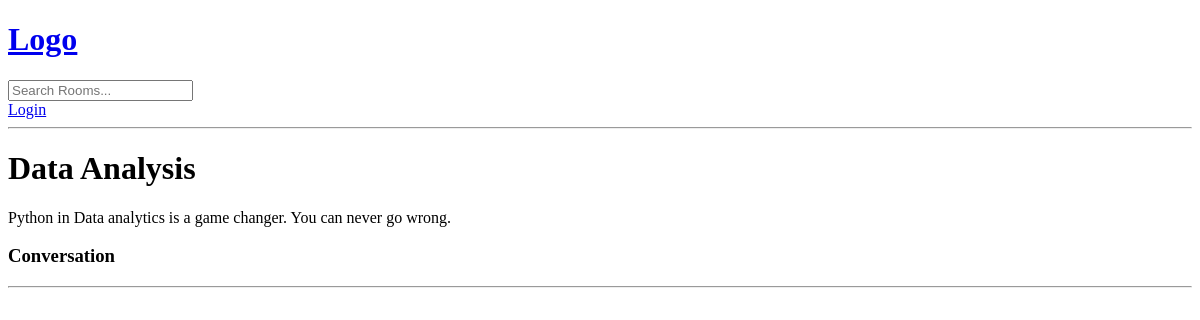
Before: /room/7/ with the older database file.
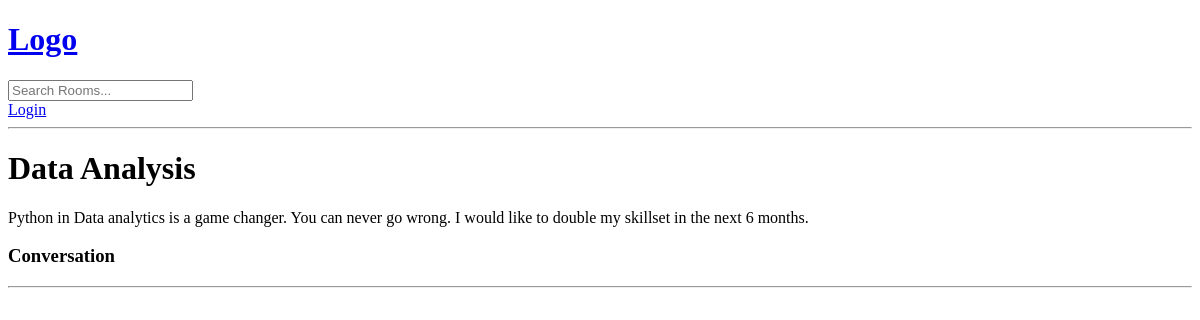
After: the same page with the newer database file.
### base/models.py (models this page shows, shortened)
class Room(models.Model):
    host = models.ForeignKey(User, on_delete=models.SET_NULL, null=True)
    topic = models.ForeignKey(Topic, on_delete=models.SET_NULL, null=True)
    name = models.CharField(max_length=200)
    description = models.TextField(null=True, blank=True)
    updated = models.DateTimeField(auto_now=True)
    created = models.DateTimeField(auto_now_add=True)
    class Meta:
        ordering = ['-updated', '-created']

### base/views.py (the view)
# urls.py: path('room/<str:pk>/', views.room, name="room"),
def room(request, pk):
    room = Room.objects.get(id=pk)
    room_messages = room.message_set.all().order_by('-created')
    if request.method == 'POST':
        message = Message.objects.create(
            user=request.user,
            room=room,
            body=request.POST.get('body')
        )
    context = {'room': room, 'room_messages': room_messages}
    return render(request, 'base/room.html', context)

### base/templates/base/room.html (shortened to what this page needs)
{% extends 'main.html' %}
{% block content %}
<h1>{{room.name}}</h1>
 <p>{{room.description}}</p>
<div class="comment-wrapper">
    <h3>Conversation</h3>
    <hr>
</div>
{% endblock content %}

Changed rows visible on the page:
changed Room "Data Analysis": description "Python in Data analytics is a game changer. You can never go wrong." → "Python in Data analytics is a game changer. You can never go wrong. I would like to double my skillset in the next 6 months."
